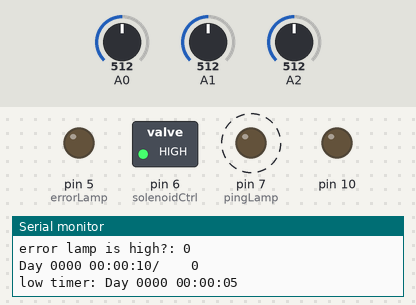
The sketch below on a simulated Arduino Uno, built with avr-gcc and run on an emulated ATmega328P. Shown: switched loads named in the sketch (green lamp = pin HIGH), output pins drawn as LEDs (lit = HIGH), the last lines printed to the serial monitor. Dashed ring = blinking. The test bench sets the inputs (shaded band); at power-on: A0 = 512, A2 = 512, A1 = 512. Storage starts empty.

Above: at 10.8 s.
10.9 s: A0 set to 716
21.7 s: A2 set to 420
29.2 s: A2 set to 394
36.7 s: A1 set to 36
49.7 s: A1 set to 33
At 52.0 s:
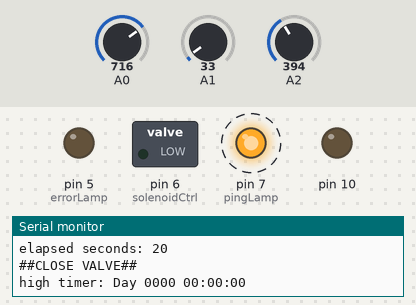
57.2 s: A2 set to 511
At 62.1 s:
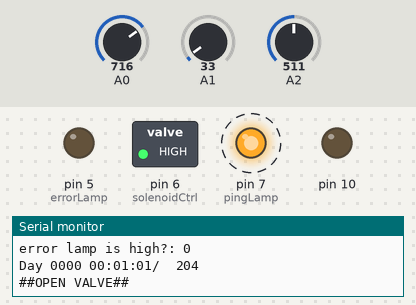
Timing chart, 0 to 65.7 s (numbered marks = the images above; inputs shaded):
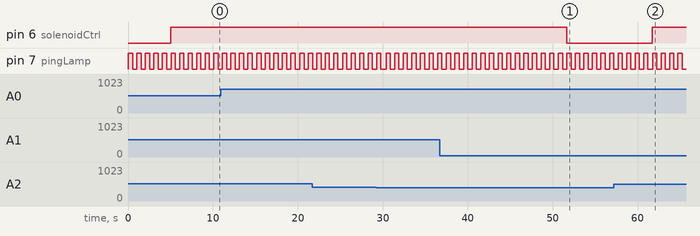

The sketch:

angelicaLogger.ino
```cpp
/*
Groveの湿度センサとSparkFunのmicroSDカードシールドを使った簡易データロガー
2016-06-11 @shuzo_kino
参考もと
- http://qiita.com/kinu/items/6cd5da0415e31834e7da
- https://www.switch-science.com/catalog/814/
- http://arms22.blog91.fc2.com/blog-entry-502.html
*/

/*
 ##やってること##
 + 一定時間ごとに湿り気を取る
 + 湿り気値をフラグにして(watteState)、バルブを開放
 + 一定時間の始まり時にLEDを点滅させる
*/

#include <stdio.h>
#include <SD.h>

void blinkLED(int v);
void sdLog(const char mes[]);

class Date {
  private:
    unsigned long days = 0;
    unsigned long hours = 0;
    unsigned long minutes = 0;
    unsigned long seconds = 0;
    unsigned long mills = 0;
    unsigned long rem_mills = 0;
  public:
    Date();
    bool update();
    void reset();
    int getMinutes();
    int getHours();
    void toString(char* address);
};

Date::Date(){
  mills = millis();
}

bool Date::update(){
  unsigned long now = millis();
  bool result = true;
  unsigned long dis = now - mills;
  if(dis < 0){
    dis = now;
    mills = now;
    result = false;
    sdLog("millis() overflowed.");
  }
  dis += rem_mills;
  int s = (dis / 1000) % 60;
  seconds += s;
  if(seconds >= 60){
    seconds %= 60;
    minutes++;
  }
  int m = (s / 60) % 60;
  minutes += m;
  if(minutes >= 60){
    minutes %= 60;
    hours++;
  }
  int h = (m / 60) % 24;
  hours += h;
  if(hours >= 24){
    hours %= 24;
    days++;
  }
  int d = (h / 24);
  days += d;
  mills = now;
  rem_mills = dis % 1000;
  return result;
}

void Date::reset(){
  days = 0;
  hours = 0;
  minutes = 0;
  seconds = 0;
  rem_mills = 0;
  mills = millis();
}

int Date::getMinutes() {
  return (minutes + 60 * (hours + days * 24));
}

int Date::getHours() {
  return (hours + days * 24);
}

void Date::toString(char* address) {
  sprintf(address, "Day %04ld %02ld:%02ld:%02ld", days, hours, minutes, seconds);
}

File fds;
Date master_date;

//ピン配置
#define chipSelect   8 //SparkFun は8
#define solenoidCtrl 6
const int errorLamp = 5; // エラーLED
const int pingLamp = 7; // 白色LED（死活監視）

//ステータス関連
#define interval 5 // 5秒 = 5 * 1000

// エラー監視時間
const unsigned long LOW_TIMER_LIMIT = 10; // 10min
const unsigned long HIGH_TIMER_LIMIT = 24; // 24h

bool errorLampIsHigh = false;

void setup() {
  Serial.begin(9600);
  while (!Serial) { ; } //動作待機

  // SSピンをアクティブ化しないとSDライブラリが動作しなくなります。
  pinMode(SS, OUTPUT);

  //ソレノイドバルブを制御。デフォではLOW
  pinMode(solenoidCtrl, OUTPUT);
  digitalWrite(solenoidCtrl, LOW);
  pinMode(errorLamp, OUTPUT);
  digitalWrite(errorLamp, LOW);
  pinMode(pingLamp, OUTPUT);
  digitalWrite(pingLamp, LOW);

  //見出し
  lineWrite();

  if (!SD.begin(chipSelect)) {
    Serial.println("initialization failed!");
    return;
  }
  Serial.println("initialization done.");

  //書込先ファイルの存在を確認
  if (SD.exists("data.txt")) {
    Serial.println("data.txt exists.");
  } else {
    Serial.println("data.txt doesn't exist.");
  }

  //見出し
  lineWrite();
}

void loop() {
/*
  //死活監視用LED。二回点滅する。
  blinkLED();
  // 規定時間毎に値を読みだして書込。
  unsigned char sensorValue = analogRead(A0);
  dataWrite(sensorValue);
  //乾いているようなら、開放。
  if (sensorValue < watteState) { openValve(); }
  delay(interval);
*/
  unsigned char sensorValue;
  Date highTimer;
  Date lowTimer;

  unsigned long closeTime = 5; // 水分閾値量が上回ってから、ディレイする時間（可変抵抗読み取り）
  int watteState = 50; // 水分閾値量（可変抵抗読み取り）

  while(true){
    // highタイマ計測開始／リセット
    highTimer.reset();
    while(true){
      //死活監視用LED。
      blinkLED(5);
      // ディレイ時間／水分閾値量を更新
      closeTime = analogRead(A1) * 6 / 10;
      watteState = analogRead(A2) / 2;
      variableValuePrint(closeTime, watteState);
      // しきい値チェック
      sensorValue = analogRead(A0);
      dataWrite(sensorValue);
      if(sensorValue < watteState){
        // バルブを開ける
        openValve();
        // 赤色LEDを消灯
        errorLedOff();
        // lowタイマ計測開始／リセット
        lowTimer.reset();
        while(true){
          //死活監視用LED
          blinkLED(5);
          // ディレイ時間／水分閾値量を更新
          closeTime = analogRead(A1) * 6 / 10;
          watteState = analogRead(A2) / 2;
          sensorValue = analogRead(A0);
          // しきい値チェック
          variableValuePrint(closeTime, watteState);
          dataWrite(sensorValue);
          if(sensorValue > watteState){
            // ディレイタイムだけ待つ
            int elapsedSeconds = 0;
            while(elapsedSeconds < closeTime){
              closeTime = analogRead(A1) * 6 / 10;
              variableValuePrint(closeTime, watteState);
              Serial.print("elapsed seconds: ");
              Serial.println(elapsedSeconds, DEC);
              elapsedSeconds++;
              blinkLED(1);
            }
            // バルブを閉める
            closeValve();
            // highタイマ計測開始／リセット
            highTimer.reset();
            break;
          }
          // lowタイマが10分以上経過していれば、エラー処理後、何もしない状態に遷移
          Serial.print("low timer: ");
          char ta[20];
          lowTimer.update();
          lowTimer.toString(ta);
          Serial.println(ta);
          if(lowTimer.getMinutes() >= LOW_TIMER_LIMIT){
            // エラーログ出力
            sdLog("low error");
            // 赤色LED常時点灯
            errorLed();
            // バルブを閉める
            closeValve();
            goto LOW_ERROR;
          }
        }
      }
      // highタイマが24時間以上経過していれば、エラー処理後、通常状態に遷移
      Serial.print("high timer: ");
      char tb[20];
      highTimer.update();
      highTimer.toString(tb);
      Serial.println(tb);
      if(highTimer.getHours() >= HIGH_TIMER_LIMIT){
        // エラーログ出力
        sdLog("high error");
        // 赤色LED常時点灯
        errorLed();
        break;
      }
    }
  }

  LOW_ERROR:
  while(true){
    blinkLED(1);
  }
}

// 関数群
void lineWrite() {
  String line = "***********************";
  Serial.println(line);
  fds.println(line);
}

void dataWrite(int data) {
  // ファイルの書込みオープン
  // ファイルが無い場合は作成されます、あればファイルの最後に追加されます。
  fds = SD.open("data.txt",FILE_WRITE) ;
  if (fds) {
    master_date.update();
    char ta[20], datastr[30];
    master_date.toString(ta);
    sprintf(datastr, "%s/ %4d", ta, data);
    //ファイルに書く
    fds.println(datastr);
    //シリアルに書く
    Serial.println(datastr);
    // ファイルのクローズ
    fds.close() ;
   } else {
    // ファイルのオープンエラー
    Serial.println("error opening") ;
   }
}

void openValve() {
  //バルブを開ける。
  //湿り気のフィードバックは取らず、一定時間HIGHにするのも
  digitalWrite(solenoidCtrl, HIGH);
  Serial.println("##OPEN VALVE##");
}

void closeValve() {
  //バルブを閉める
  digitalWrite(solenoidCtrl, LOW);
  Serial.println("##CLOSE VALVE##");
}

void stateLedOn(bool flag) {
  (flag == true) ? (digitalWrite(pingLamp, HIGH)) : (digitalWrite(pingLamp, LOW));
  delay(500);
}

void blinkLED(int count) {
  for(int i=0; i<count; i++){
    stateLedOn(true);
    stateLedOn(false);
  }
}

void sdLog(const char mes[]){
  fds = SD.open("data.txt",FILE_WRITE) ;
  if (fds) {
    master_date.update();
    char ta[20], datastr[30];
    master_date.toString(ta);
    sprintf(datastr, "%s/ %s", ta, mes);
    //ファイルに書く
    fds.println(datastr);
    //シリアルに書く
    Serial.println(datastr);
    // ファイルのクローズ
    fds.close() ;
   } else {
    // ファイルのオープンエラー
    Serial.println("error opening") ;
   }
}

void errorLed(){
  errorLampIsHigh = true;
  digitalWrite(errorLamp, HIGH);
}

void errorLedOff(){
  errorLampIsHigh = false;
  digitalWrite(errorLamp, LOW);
}

void variableValuePrint(int closeTime, int watteState){
  Serial.print("close time: ");
  Serial.println(closeTime, DEC);
  Serial.print("watte state: ");
  Serial.println(watteState, DEC);
  Serial.print("error lamp is high?: ");
  Serial.println(errorLampIsHigh);
}
```

Measured:
- the behaviour switches between 34 and 33 on A1 (found by bisection; images 0 and 1)
- after the input at 57.2 s, pin 6 (solenoidCtrl): LOW → HIGH after 4.5 s
- by itself, pin 7 (pingLamp): alternates HIGH for 0.50 s and LOW for 0.51 s
